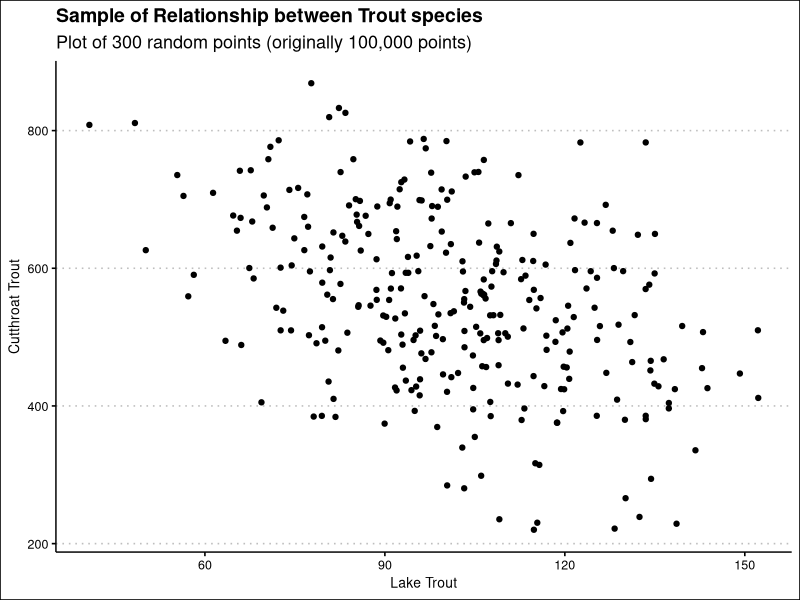

The R script that drew this image:
## ---- chunk 1
#| label: setup
#| message: false

library(tidyverse)
set.seed(123)
theme_set(theme_bw(14))

## ---- chunk 2
#| label: sim-pop
lake_trout <- rnorm(100000, 100, 20)

cutthroat <- rnorm(100000, mean = 800 - 2.5*lake_trout, sd = 120)

trout_sp <- data.frame(lake_trout, cutthroat)

## ---- chunk 3
#| label: fig-pop
trout_sample  <- trout_sp[sample(nrow(trout_sp), 300), ]


ggplot(trout_sample, aes(x = lake_trout, y = cutthroat))+
  geom_point()+
  labs(x = 'Lake Trout',
       y = 'Cutthroat Trout',
       title = 'Sample of Relationship between Trout species',
       subtitle = 'Plot of 300 random points (originally 100,000 points)')+
  ggthemes::theme_clean()

## ---- chunk 4
#| label: pop-spl-coefs

trout_lm <- lm(cutthroat ~ lake_trout, trout_sp);summary(trout_lm)

## ---- chunk 5
#| label: small-n-pval

p_dist <- function(n){
trout_sample  <- trout_sp[sample(nrow(trout_sp), n), ]
trout_lm <- lm(cutthroat ~ lake_trout, trout_sample)
trout_lm_summary <- summary(trout_lm)
trout_coefs <- trout_lm_summary$coefficients[2, 4]
return(trout_coefs)
}





n_30 <- map_dbl(1:1000, ~ p_dist(30))
n_30_fraction <- sum(n_30 < .05) / length(n_30)

n_50 <-map_dbl(1:1000, ~ p_dist(50))
n_50_fraction <- sum(n_50 < .05) / length(n_50)

n_100 <-map_dbl(1:1000, ~ p_dist(100))
n_100_fraction <- sum(n_100 < .05) / length(n_100)

print(paste('At n = 30 the sample results in p_values below .05 in', n_30_fraction * 100,'% of the cases'))
print(paste('At n = 50 the sample results in p_values below .05 in', n_50_fraction * 100,'% of the cases'))
print(paste('At n = 100 the sample results in p_values below .05 in', n_100_fraction * 100,'% of the cases'))
## ---- chunk 6
#| label: boot-beta1

## ---- chunk 7
#| label: ci-mean

